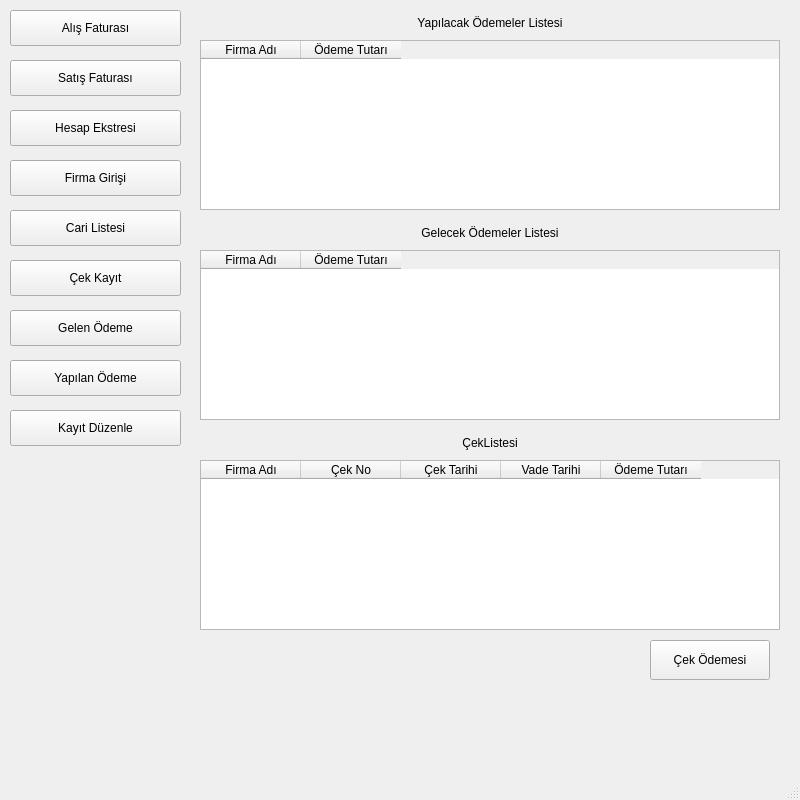
<?xml version="1.0" encoding="UTF-8"?>
<ui version="4.0">
 <class>MainWindow</class>
 <widget class="QMainWindow" name="MainWindow">
  <property name="geometry">
   <rect>
    <x>0</x>
    <y>0</y>
    <width>800</width>
    <height>800</height>
   </rect>
  </property>
  <property name="windowTitle">
   <string>Ana Pencere</string>
  </property>
  <widget class="QWidget" name="centralwidget">
   <widget class="QPushButton" name="pbFaturaGiris">
    <property name="geometry">
     <rect>
      <x>10</x>
      <y>10</y>
      <width>171</width>
      <height>36</height>
     </rect>
    </property>
    <property name="text">
     <string>Alış Faturası</string>
    </property>
   </widget>
   <widget class="QPushButton" name="pbOdemeGiris">
    <property name="geometry">
     <rect>
      <x>10</x>
      <y>60</y>
      <width>171</width>
      <height>36</height>
     </rect>
    </property>
    <property name="text">
     <string>Satış Faturası</string>
    </property>
   </widget>
   <widget class="QPushButton" name="pbHesapEkstre">
    <property name="geometry">
     <rect>
      <x>10</x>
      <y>110</y>
      <width>171</width>
      <height>36</height>
     </rect>
    </property>
    <property name="text">
     <string>Hesap Ekstresi</string>
    </property>
   </widget>
   <widget class="QPushButton" name="pbCariListesi">
    <property name="geometry">
     <rect>
      <x>10</x>
      <y>160</y>
      <width>171</width>
      <height>36</height>
     </rect>
    </property>
    <property name="text">
     <string>Firma Girişi</string>
    </property>
   </widget>
   <widget class="QPushButton" name="pbCariListesi_2">
    <property name="geometry">
     <rect>
      <x>10</x>
      <y>210</y>
      <width>171</width>
      <height>36</height>
     </rect>
    </property>
    <property name="text">
     <string>Cari Listesi</string>
    </property>
   </widget>
   <widget class="QPushButton" name="pbCekKayit">
    <property name="geometry">
     <rect>
      <x>10</x>
      <y>260</y>
      <width>171</width>
      <height>36</height>
     </rect>
    </property>
    <property name="text">
     <string>Çek Kayıt</string>
    </property>
   </widget>
   <widget class="QPushButton" name="pbGelenOdeme">
    <property name="geometry">
     <rect>
      <x>10</x>
      <y>310</y>
      <width>171</width>
      <height>36</height>
     </rect>
    </property>
    <property name="text">
     <string>Gelen Ödeme</string>
    </property>
   </widget>
   <widget class="QTableWidget" name="twOdemeListesi">
    <property name="geometry">
     <rect>
      <x>200</x>
      <y>40</y>
      <width>580</width>
      <height>170</height>
     </rect>
    </property>
    <column>
     <property name="text">
      <string>Firma Adı</string>
     </property>
    </column>
    <column>
     <property name="text">
      <string>Ödeme Tutarı</string>
     </property>
    </column>
   </widget>
   <widget class="QTableWidget" name="twCekListesi">
    <property name="geometry">
     <rect>
      <x>200</x>
      <y>460</y>
      <width>580</width>
      <height>170</height>
     </rect>
    </property>
    <column>
     <property name="text">
      <string>Firma Adı</string>
     </property>
    </column>
    <column>
     <property name="text">
      <string>Çek No</string>
     </property>
    </column>
    <column>
     <property name="text">
      <string>Çek Tarihi</string>
     </property>
    </column>
    <column>
     <property name="text">
      <string>Vade Tarihi</string>
     </property>
    </column>
    <column>
     <property name="text">
      <string>Ödeme Tutarı</string>
     </property>
    </column>
   </widget>
   <widget class="QPushButton" name="pushButton">
    <property name="geometry">
     <rect>
      <x>650</x>
      <y>640</y>
      <width>120</width>
      <height>40</height>
     </rect>
    </property>
    <property name="text">
     <string>Çek Ödemesi</string>
    </property>
   </widget>
   <widget class="QPushButton" name="pbYapilanOdeme">
    <property name="geometry">
     <rect>
      <x>10</x>
      <y>360</y>
      <width>171</width>
      <height>36</height>
     </rect>
    </property>
    <property name="text">
     <string>Yapılan Ödeme</string>
    </property>
   </widget>
   <widget class="QTableWidget" name="twGelecekOdeme">
    <property name="geometry">
     <rect>
      <x>200</x>
      <y>250</y>
      <width>580</width>
      <height>170</height>
     </rect>
    </property>
    <column>
     <property name="text">
      <string>Firma Adı</string>
     </property>
    </column>
    <column>
     <property name="text">
      <string>Ödeme Tutarı</string>
     </property>
    </column>
   </widget>
   <widget class="QLabel" name="label">
    <property name="geometry">
     <rect>
      <x>200</x>
      <y>10</y>
      <width>580</width>
      <height>25</height>
     </rect>
    </property>
    <property name="text">
     <string>Yapılacak Ödemeler Listesi</string>
    </property>
    <property name="alignment">
     <set>Qt::AlignCenter</set>
    </property>
   </widget>
   <widget class="QLabel" name="label_2">
    <property name="geometry">
     <rect>
      <x>200</x>
      <y>220</y>
      <width>580</width>
      <height>25</height>
     </rect>
    </property>
    <property name="text">
     <string>Gelecek Ödemeler Listesi</string>
    </property>
    <property name="alignment">
     <set>Qt::AlignCenter</set>
    </property>
   </widget>
   <widget class="QLabel" name="label_3">
    <property name="geometry">
     <rect>
      <x>200</x>
      <y>430</y>
      <width>580</width>
      <height>25</height>
     </rect>
    </property>
    <property name="text">
     <string>ÇekListesi</string>
    </property>
    <property name="alignment">
     <set>Qt::AlignCenter</set>
    </property>
   </widget>
   <widget class="QPushButton" name="pbKayitDuzenle">
    <property name="geometry">
     <rect>
      <x>10</x>
      <y>410</y>
      <width>171</width>
      <height>36</height>
     </rect>
    </property>
    <property name="text">
     <string>Kayıt Düzenle</string>
    </property>
   </widget>
  </widget>
  <widget class="QMenuBar" name="menubar">
   <property name="geometry">
    <rect>
     <x>0</x>
     <y>0</y>
     <width>800</width>
     <height>21</height>
    </rect>
   </property>
  </widget>
  <widget class="QStatusBar" name="statusbar"/>
 </widget>
 <resources/>
 <connections/>
</ui>
